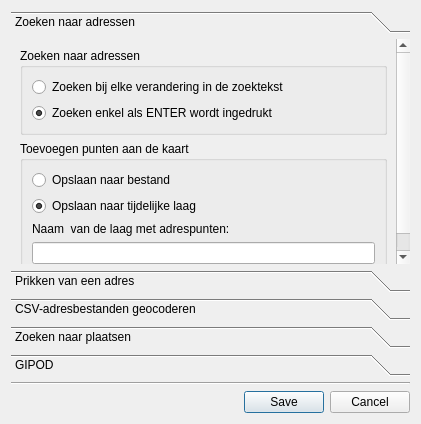
<?xml version="1.0" encoding="UTF-8"?>
<ui version="4.0">
 <class>settingsDlg</class>
 <widget class="QDialog" name="settingsDlg">
  <property name="geometry">
   <rect>
    <x>0</x>
    <y>0</y>
    <width>421</width>
    <height>424</height>
   </rect>
  </property>
  <property name="minimumSize">
   <size>
    <width>400</width>
    <height>400</height>
   </size>
  </property>
  <property name="windowTitle">
   <string>Instellingen</string>
  </property>
  <property name="windowIcon">
   <iconset resource="resources.qrc">
    <normaloff>:/plugins/geopunt4Qgis/images/geopuntSettingsSmall.png</normaloff>:/plugins/geopunt4Qgis/images/geopuntSettingsSmall.png</iconset>
  </property>
  <layout class="QVBoxLayout" name="verticalLayout">
   <item>
    <widget class="QToolBox" name="settingsTab">
     <property name="frameShape">
      <enum>QFrame::NoFrame</enum>
     </property>
     <widget class="QWidget" name="adresTab">
      <property name="geometry">
       <rect>
        <x>0</x>
        <y>0</y>
        <width>403</width>
        <height>230</height>
       </rect>
      </property>
      <attribute name="icon">
       <iconset resource="resources.qrc">
        <normaloff>:/plugins/geopunt4Qgis/images/geopuntAddressSmall.png</normaloff>:/plugins/geopunt4Qgis/images/geopuntAddressSmall.png</iconset>
      </attribute>
      <attribute name="label">
       <string>Zoeken naar adressen</string>
      </attribute>
      <layout class="QVBoxLayout" name="verticalLayout_3">
       <item>
        <widget class="QGroupBox" name="searchOptionsBox_1">
         <property name="title">
          <string>Zoeken naar adressen</string>
         </property>
         <layout class="QVBoxLayout" name="verticalLayout_8">
          <item>
           <widget class="QRadioButton" name="adresSearchOnEditChk">
            <property name="text">
             <string>Zoeken bij elke verandering in de zoektekst</string>
            </property>
           </widget>
          </item>
          <item>
           <widget class="QRadioButton" name="adresSearchOnEnterChk">
            <property name="text">
             <string>Zoeken enkel als ENTER wordt ingedrukt</string>
            </property>
            <property name="checked">
             <bool>true</bool>
            </property>
           </widget>
          </item>
         </layout>
        </widget>
       </item>
       <item>
        <widget class="QGroupBox" name="add2mapBox_1">
         <property name="title">
          <string>Toevoegen punten aan de kaart</string>
         </property>
         <property name="checkable">
          <bool>false</bool>
         </property>
         <layout class="QVBoxLayout" name="verticalLayout_2">
          <item>
           <widget class="QRadioButton" name="adresSavetoFileChk">
            <property name="text">
             <string>Opslaan naar bestand </string>
            </property>
           </widget>
          </item>
          <item>
           <widget class="QRadioButton" name="adresSaveMemoryChk">
            <property name="text">
             <string>Opslaan naar tijdelijke laag</string>
            </property>
            <property name="checked">
             <bool>true</bool>
            </property>
           </widget>
          </item>
          <item>
           <widget class="QLabel" name="label_1">
            <property name="text">
             <string>Naam  van de laag met adrespunten:</string>
            </property>
           </widget>
          </item>
          <item>
           <widget class="QLineEdit" name="adresLayerTxt"/>
          </item>
         </layout>
        </widget>
       </item>
       <item>
        <spacer name="verticalSpacer_1">
         <property name="orientation">
          <enum>Qt::Vertical</enum>
         </property>
         <property name="sizeHint" stdset="0">
          <size>
           <width>20</width>
           <height>40</height>
          </size>
         </property>
        </spacer>
       </item>
      </layout>
     </widget>
     <widget class="QWidget" name="reverseTab">
      <property name="geometry">
       <rect>
        <x>0</x>
        <y>0</y>
        <width>403</width>
        <height>230</height>
       </rect>
      </property>
      <attribute name="icon">
       <iconset resource="resources.qrc">
        <normaloff>:/plugins/geopunt4Qgis/images/geopuntReverse.png</normaloff>:/plugins/geopunt4Qgis/images/geopuntReverse.png</iconset>
      </attribute>
      <attribute name="label">
       <string>Prikken van een adres</string>
      </attribute>
      <layout class="QVBoxLayout" name="verticalLayout_5">
       <item>
        <widget class="QGroupBox" name="add2mapBox_2">
         <property name="title">
          <string>Toevoegen punten aan de kaart</string>
         </property>
         <layout class="QVBoxLayout" name="verticalLayout_4">
          <item>
           <widget class="QRadioButton" name="reverseSavetoFileChk">
            <property name="text">
             <string>Opslaan naar bestand </string>
            </property>
           </widget>
          </item>
          <item>
           <widget class="QRadioButton" name="reverseSaveMemoryChk">
            <property name="text">
             <string>Opslaan naar tijdelijke laag</string>
            </property>
            <property name="checked">
             <bool>true</bool>
            </property>
           </widget>
          </item>
          <item>
           <widget class="QLabel" name="label_2">
            <property name="text">
             <string>Naam  van de laag met adrespunten:</string>
            </property>
           </widget>
          </item>
          <item>
           <widget class="QLineEdit" name="reverseLayerTxt"/>
          </item>
         </layout>
        </widget>
       </item>
       <item>
        <spacer name="verticalSpacer_2">
         <property name="orientation">
          <enum>Qt::Vertical</enum>
         </property>
         <property name="sizeHint" stdset="0">
          <size>
           <width>20</width>
           <height>75</height>
          </size>
         </property>
        </spacer>
       </item>
      </layout>
     </widget>
     <widget class="QWidget" name="batchgeoCodeTab">
      <property name="geometry">
       <rect>
        <x>0</x>
        <y>0</y>
        <width>403</width>
        <height>230</height>
       </rect>
      </property>
      <attribute name="icon">
       <iconset resource="resources.qrc">
        <normaloff>:/plugins/geopunt4Qgis/images/geopuntBatchgeocodeSmall.png</normaloff>:/plugins/geopunt4Qgis/images/geopuntBatchgeocodeSmall.png</iconset>
      </attribute>
      <attribute name="label">
       <string>CSV-adresbestanden geocoderen</string>
      </attribute>
      <layout class="QVBoxLayout" name="verticalLayout_10">
       <item>
        <widget class="QGroupBox" name="add2mapBox_3">
         <property name="title">
          <string>Toevoegen punten aan de kaart</string>
         </property>
         <property name="checkable">
          <bool>false</bool>
         </property>
         <layout class="QVBoxLayout" name="verticalLayout_9">
          <item>
           <widget class="QRadioButton" name="batchSavetoFileChk">
            <property name="text">
             <string>Opslaan naar bestand </string>
            </property>
           </widget>
          </item>
          <item>
           <widget class="QRadioButton" name="batchSaveMemoryChk">
            <property name="text">
             <string>Opslaan naar tijdelijke laag</string>
            </property>
            <property name="checked">
             <bool>true</bool>
            </property>
           </widget>
          </item>
          <item>
           <widget class="QLabel" name="label_3">
            <property name="text">
             <string>Naam  van de laag met adrespunten:</string>
            </property>
           </widget>
          </item>
          <item>
           <widget class="QLineEdit" name="batchLayerTxt"/>
          </item>
         </layout>
        </widget>
       </item>
       <item>
        <layout class="QHBoxLayout" name="horizontalLayout">
         <item>
          <widget class="QLabel" name="maxRecordsLabel">
           <property name="text">
            <string>Maximaal aantal rijen dat inlezen mag worden: &lt;br/&gt;
(Grote bestanden kunnen de servers van AGIV belasten)</string>
           </property>
          </widget>
         </item>
         <item>
          <widget class="QSpinBox" name="maxRowsSpinBox">
           <property name="suffix">
            <string/>
           </property>
           <property name="prefix">
            <string/>
           </property>
           <property name="minimum">
            <number>1</number>
           </property>
           <property name="maximum">
            <number>5000</number>
           </property>
           <property name="value">
            <number>500</number>
           </property>
          </widget>
         </item>
        </layout>
       </item>
       <item>
        <spacer name="verticalSpacer_3">
         <property name="orientation">
          <enum>Qt::Vertical</enum>
         </property>
         <property name="sizeHint" stdset="0">
          <size>
           <width>20</width>
           <height>70</height>
          </size>
         </property>
        </spacer>
       </item>
      </layout>
     </widget>
     <widget class="QWidget" name="poiTab">
      <property name="geometry">
       <rect>
        <x>0</x>
        <y>0</y>
        <width>403</width>
        <height>230</height>
       </rect>
      </property>
      <attribute name="icon">
       <iconset resource="resources.qrc">
        <normaloff>:/plugins/geopunt4Qgis/images/geopuntPoiSmall.png</normaloff>:/plugins/geopunt4Qgis/images/geopuntPoiSmall.png</iconset>
      </attribute>
      <attribute name="label">
       <string>Zoeken naar plaatsen</string>
      </attribute>
      <layout class="QVBoxLayout" name="verticalLayout_7">
       <item>
        <widget class="QGroupBox" name="add2mapBox_4">
         <property name="title">
          <string>Toevoegen punten aan de kaart</string>
         </property>
         <layout class="QVBoxLayout" name="verticalLayout_6">
          <item>
           <widget class="QRadioButton" name="poiSavetoFileChk">
            <property name="text">
             <string>Opslaan naar bestand </string>
            </property>
           </widget>
          </item>
          <item>
           <widget class="QRadioButton" name="poiSaveMemoryChk">
            <property name="text">
             <string>Opslaan naar tijdelijke laag</string>
            </property>
            <property name="checked">
             <bool>true</bool>
            </property>
           </widget>
          </item>
          <item>
           <widget class="QLabel" name="label_4">
            <property name="text">
             <string>Naam  van de laag met adrespunten:</string>
            </property>
           </widget>
          </item>
          <item>
           <widget class="QLineEdit" name="poiLayerTxt"/>
          </item>
         </layout>
        </widget>
       </item>
       <item>
        <spacer name="verticalSpacer_4">
         <property name="orientation">
          <enum>Qt::Vertical</enum>
         </property>
         <property name="sizeHint" stdset="0">
          <size>
           <width>20</width>
           <height>40</height>
          </size>
         </property>
        </spacer>
       </item>
      </layout>
     </widget>
     <widget class="QWidget" name="gipodTab">
      <property name="geometry">
       <rect>
        <x>0</x>
        <y>0</y>
        <width>403</width>
        <height>230</height>
       </rect>
      </property>
      <attribute name="icon">
       <iconset resource="resources.qrc">
        <normaloff>:/plugins/geopunt4Qgis/images/geopuntGIPODsmall.png</normaloff>:/plugins/geopunt4Qgis/images/geopuntGIPODsmall.png</iconset>
      </attribute>
      <attribute name="label">
       <string>GIPOD</string>
      </attribute>
      <layout class="QVBoxLayout" name="verticalLayout_12">
       <item>
        <widget class="QGroupBox" name="add2mapBox_5">
         <property name="title">
          <string>Toevoegen punten aan de kaart</string>
         </property>
         <layout class="QVBoxLayout" name="verticalLayout_11">
          <item>
           <widget class="QRadioButton" name="gipodSavetoFileChk">
            <property name="enabled">
             <bool>true</bool>
            </property>
            <property name="text">
             <string>Opslaan naar bestand </string>
            </property>
            <property name="checked">
             <bool>true</bool>
            </property>
           </widget>
          </item>
          <item>
           <widget class="QRadioButton" name="gipodSaveMemoryChk">
            <property name="text">
             <string>Opslaan naar tijdelijke laag</string>
            </property>
            <property name="checked">
             <bool>false</bool>
            </property>
           </widget>
          </item>
         </layout>
        </widget>
       </item>
       <item>
        <spacer name="verticalSpacer">
         <property name="orientation">
          <enum>Qt::Vertical</enum>
         </property>
         <property name="sizeHint" stdset="0">
          <size>
           <width>20</width>
           <height>40</height>
          </size>
         </property>
        </spacer>
       </item>
      </layout>
     </widget>
    </widget>
   </item>
   <item>
    <widget class="Line" name="line">
     <property name="orientation">
      <enum>Qt::Horizontal</enum>
     </property>
    </widget>
   </item>
   <item>
    <widget class="QDialogButtonBox" name="buttonBox">
     <property name="orientation">
      <enum>Qt::Horizontal</enum>
     </property>
     <property name="standardButtons">
      <set>QDialogButtonBox::Cancel|QDialogButtonBox::Save</set>
     </property>
    </widget>
   </item>
  </layout>
 </widget>
 <resources>
  <include location="resources.qrc"/>
 </resources>
 <connections>
  <connection>
   <sender>buttonBox</sender>
   <signal>accepted()</signal>
   <receiver>settingsDlg</receiver>
   <slot>accept()</slot>
   <hints>
    <hint type="sourcelabel">
     <x>248</x>
     <y>254</y>
    </hint>
    <hint type="destinationlabel">
     <x>157</x>
     <y>274</y>
    </hint>
   </hints>
  </connection>
  <connection>
   <sender>buttonBox</sender>
   <signal>rejected()</signal>
   <receiver>settingsDlg</receiver>
   <slot>reject()</slot>
   <hints>
    <hint type="sourcelabel">
     <x>316</x>
     <y>260</y>
    </hint>
    <hint type="destinationlabel">
     <x>286</x>
     <y>274</y>
    </hint>
   </hints>
  </connection>
 </connections>
</ui>
